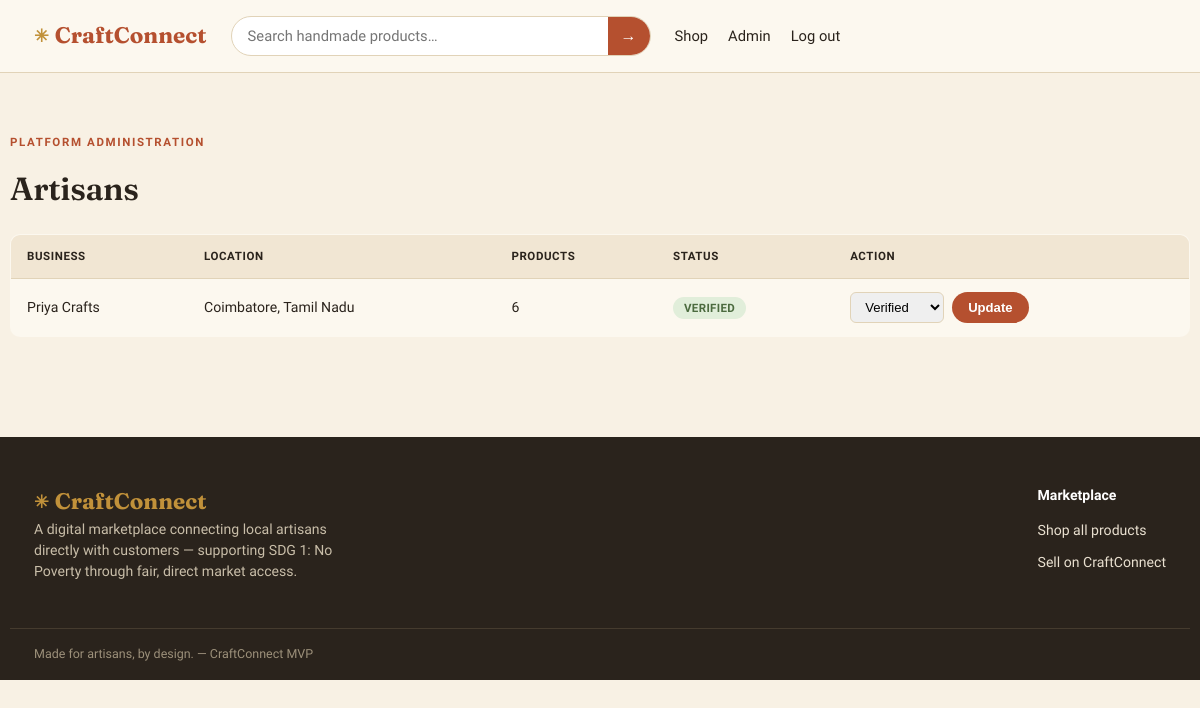
Page /admin/artisans (signed in) on the committed database.
### models.py (models this page shows)
class Artisan(db.Model):
    __tablename__ = "artisans"
    id = db.Column(db.Integer, primary_key=True)
    user_id = db.Column(db.Integer, db.ForeignKey("users.id"), nullable=False)
    business_name = db.Column(db.String(160), nullable=False)
    description = db.Column(db.Text, default="")
    location = db.Column(db.String(160), default="")
    profile_image = db.Column(db.String(255), default="")
    verification_status = db.Column(db.String(20), default="pending")  # pending / verified / rejected
    products = db.relationship("Product", backref="artisan", lazy=True)

### app.py (the view)
    @app.route("/admin/artisans")
    @login_required
    @role_required("admin")
    def admin_artisans():
        artisans = Artisan.query.all()
        return render_template("admin_artisans.html", artisans=artisans)

### templates/admin_artisans.html (shortened to what this page needs)
{% extends "base.html" %}
{% block content %}
<div class="wrap dash-header">
  <span class="eyebrow">Platform administration</span>
  <h1>Artisans</h1>
</div>
<div class="wrap section" style="padding-top:0">
  <table class="data-table">
    <thead><tr><th>Business</th><th>Location</th><th>Products</th><th>Status</th><th>Action</th></tr></thead>
    <tbody>
      {% for a in artisans %}
      <tr>
        <td>{{ a.business_name }}</td>
        <td>{{ a.location }}</td>
        <td>{{ a.products|length }}</td>
        <td><span class="badge badge-{{ 'verified' if a.verification_status == 'verified' else ('rejected' if a.verification_status == 'rejected' else 'pending') }}">{{ a.verification_status }}</span></td>
        <td>
          <form action="{{ url_for('admin_verify_artisan', artisan_id=a.id) }}" method="post" class="status-form">
            <select name="status">
              <option value="verified" {% if a.verification_status == 'verified' %}selected{% endif %}>Verified</option>
            </select>
            <button type="submit" class="btn btn-small">Update</button>
          </form>
        </td>
      </tr>
      {% endfor %}
    </tbody>
  </table>
</div>
{% endblock %}

### static/css/style.css (style rules this page uses)
:root { --clay: #B5502F; --clay-dark: #8F3E23; --ink: #2A231C; --sand: #F1E6D3; --sand-light: #F8F1E4; --card: #FCF8EF; --olive: #6B7A54; --gold: #C1913A; --line: #E1D3B8; --muted: #8A7C68; --success: #4C6B3F; --error: #A83A2C; --font-display: "Fraunces", Georgia, serif; --font-body: "Work Sans", -apple-system, BlinkMacSystemFont, sans-serif; --radius: 10px; --shadow: 0 8px 24px rgba(42, 35, 28, 0.08); }
* { box-sizing: border-box; }
html { scroll-behavior: smooth; }
body { margin: 0; background: var(--sand-light); color: var(--ink); font-family: var(--font-body); line-height: 1.5; -webkit-font-smoothing: antialiased; }
.wrap { max-width: 1180px; margin: 0 auto; padding: 0 24px; }
h1, h2, h3, h4 { font-family: var(--font-display); font-weight: 600; color: var(--ink); margin: 0 0 .4em; letter-spacing: -0.01em; }
.btn { display: inline-block; padding: 12px 22px; border-radius: 999px; background: var(--clay); color: #fff !important; font-weight: 600; font-size: .92rem; border: none; cursor: pointer; transition: transform .15s ease, background .15s ease; }
.btn-small { padding: 8px 16px; font-size: .82rem; }
.eyebrow { text-transform: uppercase; letter-spacing: .14em; font-size: .72rem; font-weight: 700; color: var(--olive); margin-bottom: 14px; display: inline-block; }
.section { padding: 40px 0; }
.dash-header { padding: 40px 0 8px; }
.dash-header .eyebrow { color: var(--clay); }
.data-table { width: 100%; border-collapse: collapse; background: var(--card); border: 1px solid var(--line); border-radius: var(--radius); overflow: hidden; }
.data-table th, .data-table td { text-align: left; padding: 13px 16px; border-bottom: 1px solid var(--line); font-size: .88rem; }
.data-table th { background: var(--sand); font-weight: 700; color: var(--ink); text-transform: uppercase; font-size: .72rem; letter-spacing: .05em; }
.data-table tr:last-child td { border-bottom: none; }
.badge { padding: 4px 11px; border-radius: 999px; font-size: .72rem; font-weight: 700; text-transform: uppercase; letter-spacing: .03em; }
.badge-verified { background: #E1EEDA; color: var(--success); }
.status-form { display: flex; gap: 8px; align-items: center; }
.status-form select { padding: 6px 10px; border-radius: 6px; border: 1px solid var(--line); font-size: .82rem; }

### rows in the picture
Artisan: business_name "Priya Crafts", location "Coimbatore, Tamil Nadu", products|length "6", verification_status "VERIFIED", status "Verified"
